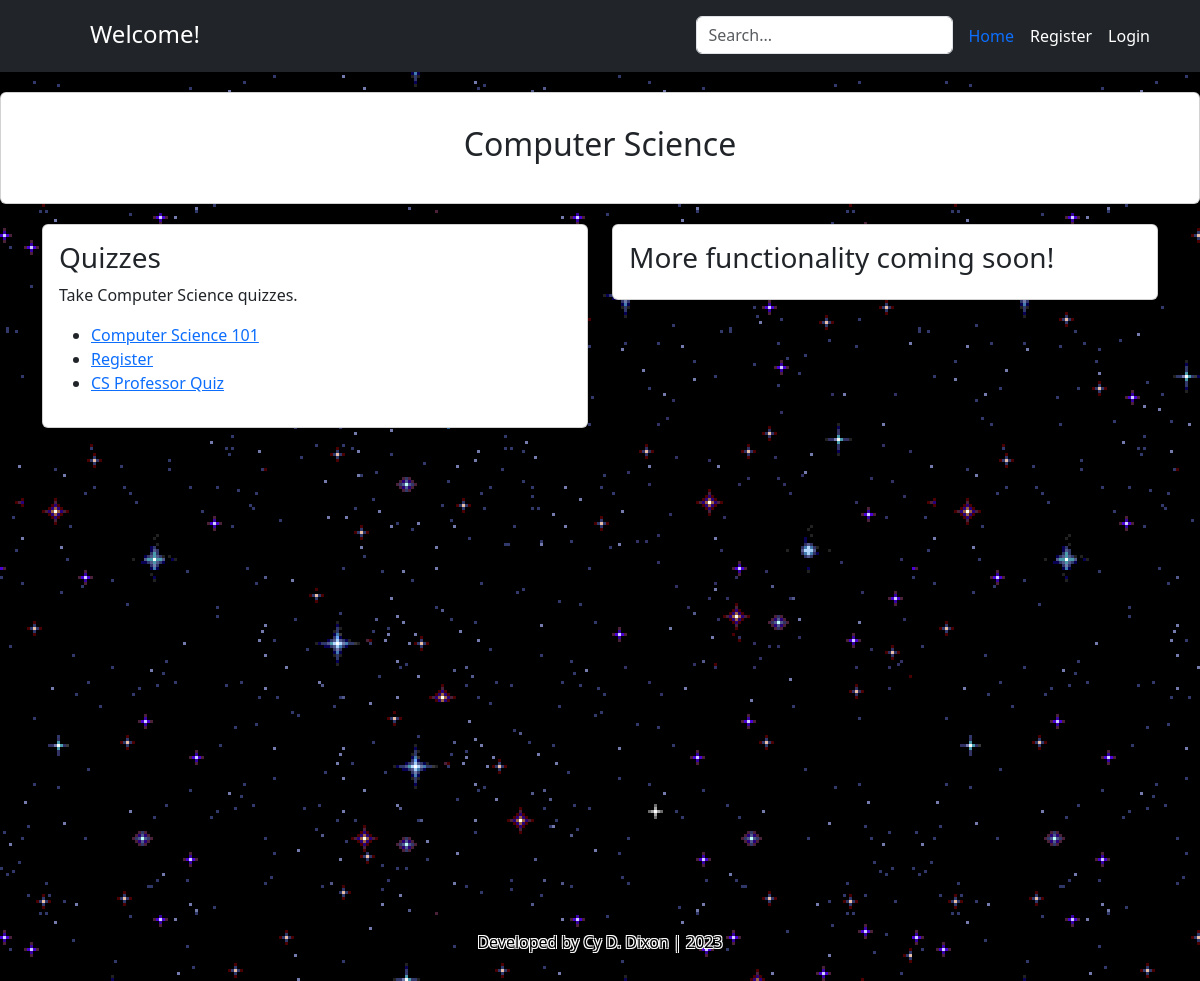
Page /quiz/compsci/ on the committed database.
### quiz/models.py (models this page shows, shortened)
class Quiz(models.Model):
    name = models.CharField(max_length=255)
    type = models.CharField(max_length=255, default="none")
    description = models.TextField(default="empty")

### quiz/views.py (the view)
# urls.py: path('compsci/', views.cs_view, name='cs_page'),
def cs_view(request):
    context = {}
    quizzes = Quiz.objects.all()
    user = request.user
    quiz_takers = QuizTaker.objects.all()
    context['quiz_takers'] = quiz_takers
    context['user'] = user
    context['quizzes'] = quizzes
    return render(request, 'cs_page.html', context)

### quiz/templates/cs_page.html (shortened to what this page needs)
{% extends 'base.html' %}
{% load static %}
{% block content %}
<div class="card text-center p-3">
  <div class="card-body">
    <h2 class="card-title">Computer Science</h2>
  </div>
</div>
<div class="container">
  <div class="row">
    <div class="col-sm-6 mb-3 mb-sm-0">
      <div class="card">
        <div class="card-body">
          <h3 class="card-title">Quizzes</h3>
          <p class="card-text">Take Computer Science quizzes.</p>
          <ul>
            {% for quiz in quizzes %}
              {% if quiz.type == 'CS' %}
              <li><a href="{% url 'start_quiz' quiz.id %}">{{ quiz.name }}</a></li>
              {% endif %}
            {% endfor %}
          </ul>
        </div>
      </div>
    </div>
    <div class="col-sm-6 mb-3 mb-sm-0">
		<div class="card">
		  <div class="card-body">
			{% if user.is_admin %}
			<h3> Admin Tools </h3>
			<h5 class="card-title"><a href="{% url 'create_quiz' %}">Create Quiz</a> </h5>
			{% else %}
			<h3> More functionality coming soon!</h3>
			{% endif %}
		  </div>
		</div>
	</div>
	</div>
</div>
{% endblock content %}

### static/style2.css (style rules this page uses)
body { background-image: url('stars.gif'); }

### templates/snippets/header.html (style rules this page uses)
.p-3 { margin-bottom: 20px; }

### templates/snippets/base_css.html (style rules this page uses)
body { background-color: #F5F5F5; }

### rows in the picture
Quiz: name "Computer Science 101"
Quiz: name "Register"
Quiz: name "CS Professor Quiz"
